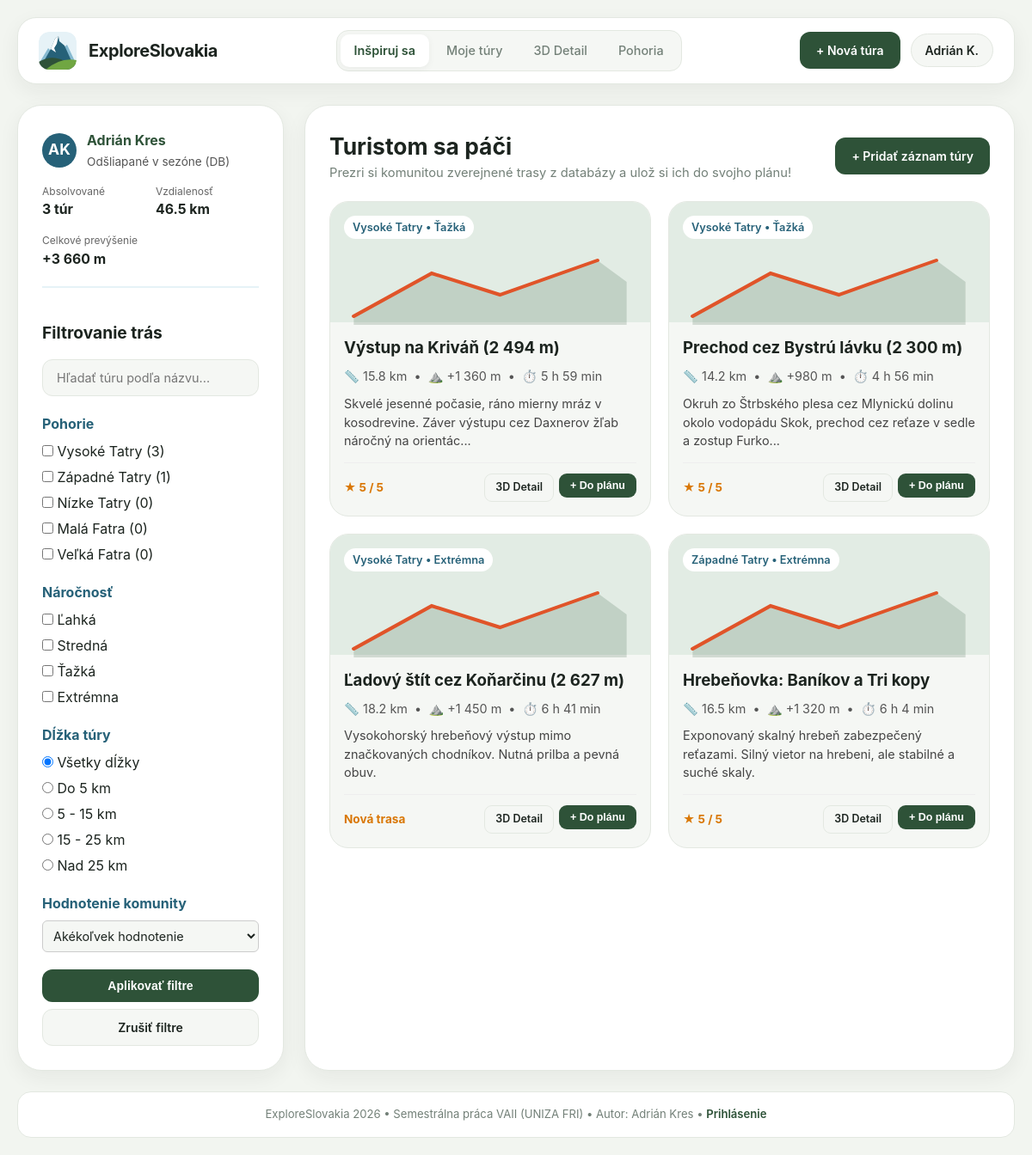
The page / on the database its author committed.
### tables this page shows
CREATE TABLE `mountains` (
                             `id` INT AUTO_INCREMENT PRIMARY KEY,
                             `name` VARCHAR(100) NOT NULL UNIQUE,
                             `highest_peak` VARCHAR(100) NOT NULL,
                             `elevation` INT NOT NULL,
                             `description` TEXT NULL
);

CREATE TABLE `hikes` (
                         `id` INT AUTO_INCREMENT PRIMARY KEY,
                         `user_id` INT NOT NULL DEFAULT 1,
                         `mountain_id` INT NOT NULL DEFAULT 1,
                         `mountain` VARCHAR(100) NOT NULL,
                         `title` VARCHAR(255) NOT NULL,
                         `hike_date` DATE NOT NULL,
                         `distance` DECIMAL(5,2) NOT NULL,
                         `elevation` INT NOT NULL,
                         `difficulty` VARCHAR(50) NOT NULL DEFAULT 'Stredná',
                         `gpx_file` VARCHAR(255) NOT NULL DEFAULT 'trasa.gpx',
                         `status` VARCHAR(50) NOT NULL DEFAULT 'Absolvovaná',
                         `is_public` TINYINT(1) NOT NULL DEFAULT 1,
                         `description` TEXT NULL,
                         CONSTRAINT `fk_hikes_user` FOREIGN KEY (`user_id`) REFERENCES `users`(`id`) ON DELETE CASCADE,
                         CONSTRAINT `fk_hikes_mountain` FOREIGN KEY (`mountain_id`) REFERENCES `mountains`(`id`) ON DELETE RESTRICT
);

### App/Views/Home/index.view.php (the view, shortened to what the rows shown need)
<div>
    <div class="page-title-bar">
        <div>
            <h1>Turistom sa páči</h1>
        </div>
    </div>
    <?php if (empty($hikes)): ?>
        <div style="padding: 32px; text-align: center; background: #f8faf9; border-radius: 12px;">
            <h3>Žiadne túry nezodpovedajú zvoleným filtrom</h3>
            <p>Skús upraviť kritériá v ľavom bočnom paneli alebo pridaj novú trasu.</p>
            <a href="<?= $link->url('home.index') ?>" class="btn btn-secondary">Zobraziť všetky trasy</a>
        </div>
    <?php else: ?>
        <div class="hikes-grid">
            <?php foreach ($hikes as $hike): ?>
                <?php $avg = $hike->getAverageRating(); ?>
                <article class="hike-card">
                    <div class="card-preview" style="background: #E2ECE4; padding: 16px; border-radius: 12px 12px 0 0; position: relative; height: 140px;">
                        <span class="badge badge-mountain" style="background: white; padding: 4px 10px; border-radius: 16px; font-weight: 600; font-size: 0.8em;">
                            <?= htmlspecialchars((string)$hike->getMountain()) ?> • <?= htmlspecialchars((string)$hike->getDifficulty()) ?>
                        </span>
                    </div>
                    <div class="card-body" style="padding: 16px;">
                        <h3 style="margin-top: 0; margin-bottom: 8px;">
                            <a href="<?= $link->url('hike.detail', ['id' => $hike->getId()]) ?>" style="color: var(--text-dark); text-decoration: none;">
                                <?= htmlspecialchars((string)$hike->getTitle()) ?>
                            </a>
                        </h3>
                        <p style="font-size: 0.9em; color: #555; margin-bottom: 10px;">
                            📏 <?= number_format((float)$hike->getDistance(), 1) ?> km &nbsp;•&nbsp;
                            ⛰️ +<?= number_format((int)$hike->getElevation(), 0, '.', ' ') ?> m &nbsp;•&nbsp;
                            ⏱️ <?= $hike->getEstimatedDuration() ?>
                        </p>
                        <p style="font-size: 0.9em; color: #444; margin-bottom: 14px;">
                            <?= htmlspecialchars(mb_strimwidth((string)$hike->getDescription(), 0, 110, '...')) ?>
                        </p>
                        <div style="display: flex; justify-content: space-between; align-items: center; border-top: 1px solid #eee; padding-top: 12px;">
                            <span style="font-size: 0.85em; font-weight: bold; color: #d97706;">
                                <?= $avg > 0 ? "★ {$avg} / 5" : 'Nová trasa' ?>
                            </span>
                            <div style="display: flex; gap: 6px;">
                                <a href="<?= $link->url('hike.detail', ['id' => $hike->getId()]) ?>" class="btn btn-sm btn-secondary">3D Detail</a>
                                <form action="<?= $link->url('hike.cloneToPlan') ?>" method="post" style="margin: 0;">
                                    <button type="submit" class="btn btn-sm btn-primary" title="Skopíruje túto trasu do Moje túry ako Plánovanú">+ Do plánu</button>
                                </form>
                            </div>
                        </div>
                    </div>
                </article>
            <?php endforeach; ?>
        </div>
    <?php endif; ?>
</div>

### App/Views/Layouts/root.layout.view.php (shortened to what the rows shown need)
<?php
try {
    $sidebarMountains = \App\Models\Mountain::getAll();
} catch (\Throwable $e) {
    $allHikes = [];
    $sidebarMountains = [];
}
$selectedMountains = $_GET['mountains'] ?? [];
?>
<!DOCTYPE html>
<html lang="sk">
<head>
    <link rel="stylesheet" href="<?= $link->asset('css/style.css') ?>">
</head>
<body>
<div class="app-container">
    <div class="shell-grid">
        <aside class="card sidebar-section" aria-label="Bočný panel">
            <div class="filters-section">
                <h2 style="margin-bottom: 16px; font-size: 1.2em;">Filtrovanie trás</h2>
                <form action="<?= $link->url('home.index') ?>" method="GET" class="filter-form">
                    <div class="filter-group" style="margin-bottom: 20px;">
                        <h3 style="font-size: 1em; margin-bottom: 8px; color: #266178;">Pohorie</h3>
                        <?php foreach ($sidebarMountains as $m): ?>
                            <label style="display: block; margin-bottom: 6px; cursor: pointer;">
                                <input type="checkbox" name="mountains[]" value="<?= htmlspecialchars((string)$m->getName()) ?>" <?= in_array($m->getName(), $selectedMountains, true) ? 'checked' : '' ?>>
                                <?= htmlspecialchars((string)$m->getName()) ?> (<?= $m->getHikeCount() ?>)
                            </label>
                        <?php endforeach; ?>
                    </div>
                </form>
            </div>
        </aside>
        <main class="card">
            <?= $contentHTML ?>
        </main>
    </div>
</div>
</body>
</html>

### rows shown on the page
mountains: name "Vysoké Tatry", HikeCount "3"
mountains: name "Západné Tatry", HikeCount "1"
mountains: name "Nízke Tatry", HikeCount "0"
mountains: name "Malá Fatra", HikeCount "0"
mountains: name "Veľká Fatra", HikeCount "0"
hikes: mountain "Vysoké Tatry", difficulty "Ťažká", title "Výstup na Kriváň (2 494 m)", distance "15.8", elevation "1 360", $hike->getEstimatedDuration() "5 h 59 min", description "Skvelé jesenné počasie, ráno mierny mráz v kosodrevine. Záver výstupu cez Daxnerov žľab náročný na orientác...", avg "5"
hikes: mountain "Vysoké Tatry", difficulty "Ťažká", title "Prechod cez Bystrú lávku (2 300 m)", distance "14.2", elevation "980", $hike->getEstimatedDuration() "4 h 56 min", description "Okruh zo Štrbského plesa cez Mlynickú dolinu okolo vodopádu Skok, prechod cez reťaze v sedle a zostup Furko...", avg "5"
hikes: mountain "Vysoké Tatry", difficulty "Extrémna", title "Ľadový štít cez Koňarčinu (2 627 m)", distance "18.2", elevation "1 450", $hike->getEstimatedDuration() "6 h 41 min", description "Vysokohorský hrebeňový výstup mimo značkovaných chodníkov. Nutná prilba a pevná obuv.", shows "Nová trasa"
hikes: mountain "Západné Tatry", difficulty "Extrémna", title "Hrebeňovka: Baníkov a Tri kopy", distance "16.5", elevation "1 320", $hike->getEstimatedDuration() "6 h 4 min", description "Exponovaný skalný hrebeň zabezpečený reťazami. Silný vietor na hrebeni, ale stabilné a suché skaly.", avg "5"

### other values the page prints
$completedCount "3"
$totalDist "46.5"
$totalElev "3 660"
$diff "Ľahká"
$diff "Stredná"
$diff "Ťažká"
$diff "Extrémna"
